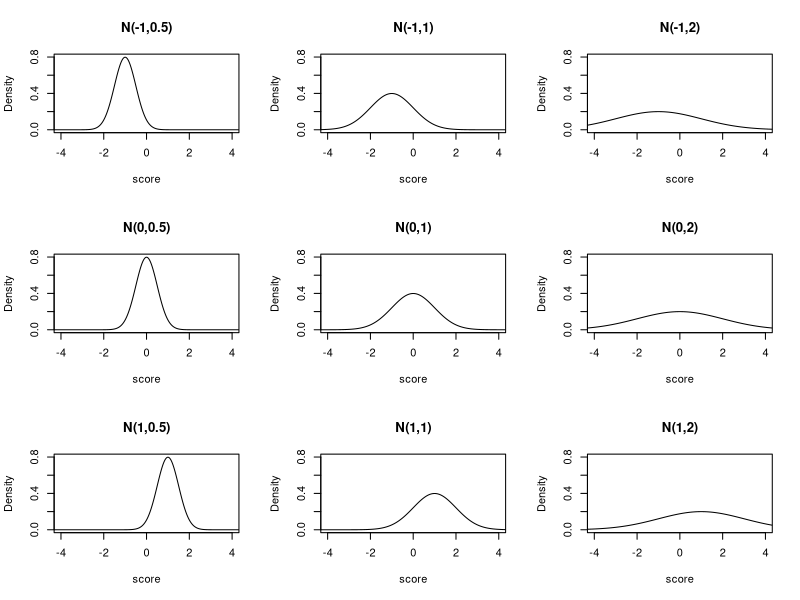
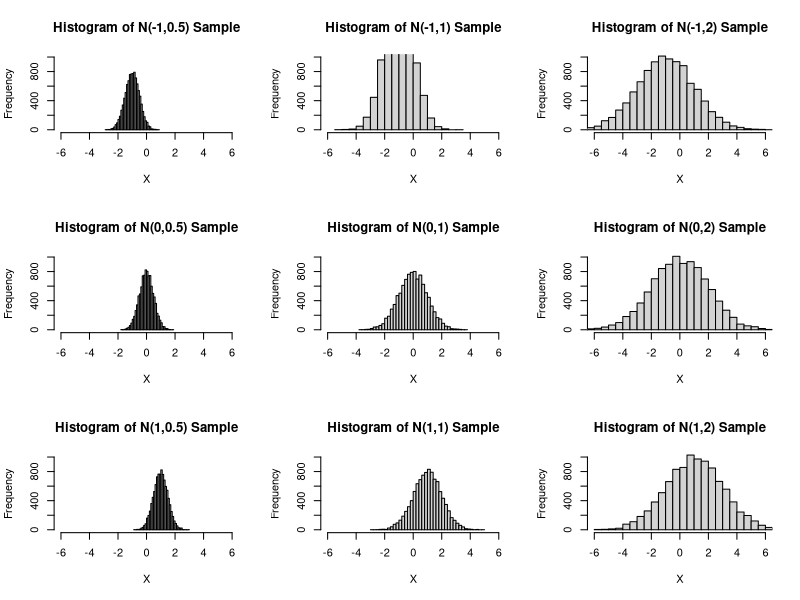

Reproduce these figures in R, in order.
## ---- chunk 1
knitr::opts_chunk$set(echo = TRUE)
## ---- chunk 2
par(mfrow=c(3,3))
x <- seq(-5,5,0.01)
for (mu in c(0.5,1,2)) {
npdf <- dnorm(x,-1,mu) 
plot(x,npdf,type="l", main=paste("N(-1,", mu, ")", sep=""), ylim=c(0,0.8),xlim=c(-4,4),xlab = "score",ylab = "Density")
}
for (mu in c(0.5,1,2)) {
npdf <- dnorm(x,0,mu) 
plot(x,npdf,type="l", main=paste("N(0,", mu, ")", sep=""), ylim=c(0,0.8),xlim=c(-4,4),xlab = "score",ylab = "Density")
}
for (mu in c(0.5,1,2)) {
npdf <- dnorm(x,1,mu) 
plot(x,npdf,type="l", main=paste("N(1,", mu, ")", sep=""), ylim=c(0,0.8),xlim=c(-4,4),xlab = "score",ylab = "Density")
}

## ---- chunk 3
par(mfrow=c(3,3))
size <- 10000
for (sigma in c(0.5,1,2)) { 
sample <- rnorm(size,-1,sigma)
hist(sample, main=paste("Histogram of N(-1,",sigma,") Sample",sep=""), xlab="X",
ylab="Frequency", xlim=c(-6,6), ylim=c(0,1000), breaks=30)
}
for (sigma in c(0.5,1,2)) { 
sample <- rnorm(size,0,sigma)
hist(sample, main=paste("Histogram of N(0,",sigma,") Sample",sep=""), xlab="X",
ylab="Frequency", xlim=c(-6,6), ylim=c(0,1000), breaks=30)
}
for (sigma in c(0.5,1,2)) { 
sample <- rnorm(size,1,sigma)
hist(sample, main=paste("Histogram of N(1,",sigma,") Sample",sep=""), xlab="X",
ylab="Frequency", xlim=c(-6,6), ylim=c(0,1000), breaks=30)
}
